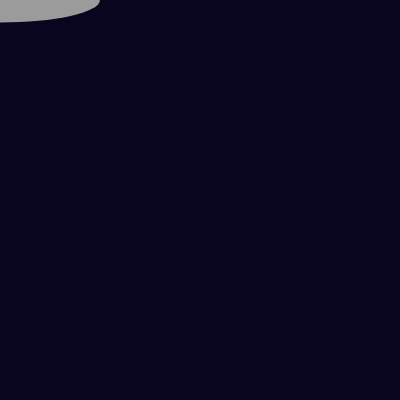
Frame 1 (no input)
Frame 60 (no input): identical to frame 1, image omitted
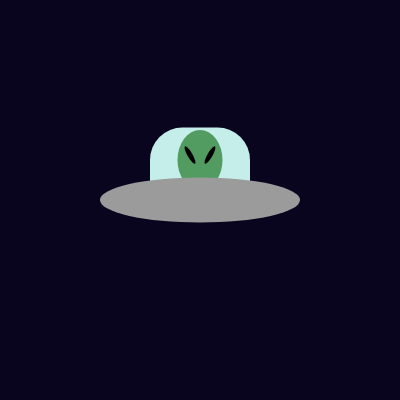
Frame 120 (the mouse pressed at the canvas centre since frame 60)

The p5.js sketch that drew these frames (run headless with seeded random() and noise() and a simulated clock; from frame 60 on, the mouse is pressed at the canvas centre):

// p5.js sketch
// ── sketch.js
function setup() {
  createCanvas(400, 400);
  noStroke();
  //Set the origin of rects to the center
  rectMode(CENTER)
  //Set the angle mode from radians to Degrees
  angleMode(DEGREES)
}

function draw() {
  background(10, 5, 30);
  
  //Ties the X and Y coordinates to the mouse's X and Y Coordinates
  let x = mouseX;
  let y = mouseY;
  
  //Window of the UFO
  fill("#c5edea")
  rect(x,y-40,100,65, 100, 100, 0, 0)


  //Head of the Alien
  fill("#529c62")
  ellipse(x, y-40, 45, 60)

    //Body of the UFO
  fill(155)
  ellipse(x,y,200,45)
  
  //Eyes
  push()
  translate(x-10, y-45)
  rotate(-30)
  fill(0)
  ellipse(0, 0, 5, 20)
  pop()

  push()
  translate(x+10, y-45)
  rotate(30)
  fill(0)
  ellipse(0, 0, 5, 20)
  pop()    
}
